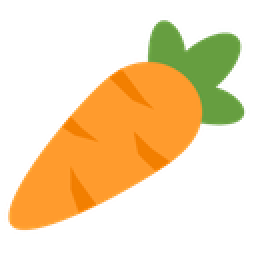
#> input picture images/icons/carrot_128.png, 128 x 128 px (shown 2 times larger); its folder holds only this picture in this run
$ python icon_generator.py icons/carrot_128.png
#> lines starting #> are read from the running program, lines starting #| are printed output that depends on the picture
#!/usr/bin/env python3

import sys
from PIL import Image
from PIL import ImageOps


def usage():
    print('usage: ./icon_generator.py <src_image>')


def main(filename):
#> called with filename = 'icons/carrot_128.png'
    icon_sizes = (16, 32, 48, 128)
    src_image = Image.open(filename, 'r')
#> src_image is the input picture: PIL image 128x128 RGBA; mean R, G, B, A 83.9, 59.7, 17.5, 89.1
    pure_filename = filename.split('.')[-2].split('\\')[-1]

    for size in icon_sizes:
        icon = src_image.resize((size, size), Image.LANCZOS)
        icon.save('./icons/{}_{}.png'.format(pure_filename, size))
#> this loop made 4 passes
#> pass 1, in main, `icon = src_image.resize((size, size), Image.LANCZOS)`:
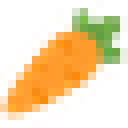
#> icon: PIL image 16x16 RGBA (shown 8 times larger); mean R, G, B, A 122.9, 90.7, 25.4, 89.2; transparent parts drawn white
#> pass 2, in main, `icon = src_image.resize((size, size), Image.LANCZOS)`:
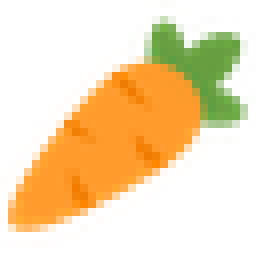
#> icon: PIL image 32x32 RGBA (shown 8 times larger); mean R, G, B, A 102.7, 74.4, 21.8, 89.2; transparent parts drawn white
#> pass 3, in main, `icon = src_image.resize((size, size), Image.LANCZOS)`:
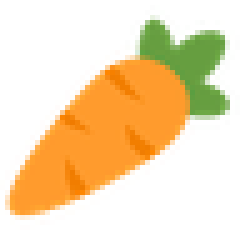
#> icon: PIL image 48x48 RGBA (shown 5 times larger); mean R, G, B, A 95.1, 68.7, 20.1, 89.1; transparent parts drawn white


if __name__ == '__main__':
    if len(sys.argv) != 2:
        usage()
        sys.exit(1)

    filename = sys.argv[1]
    main(filename)
